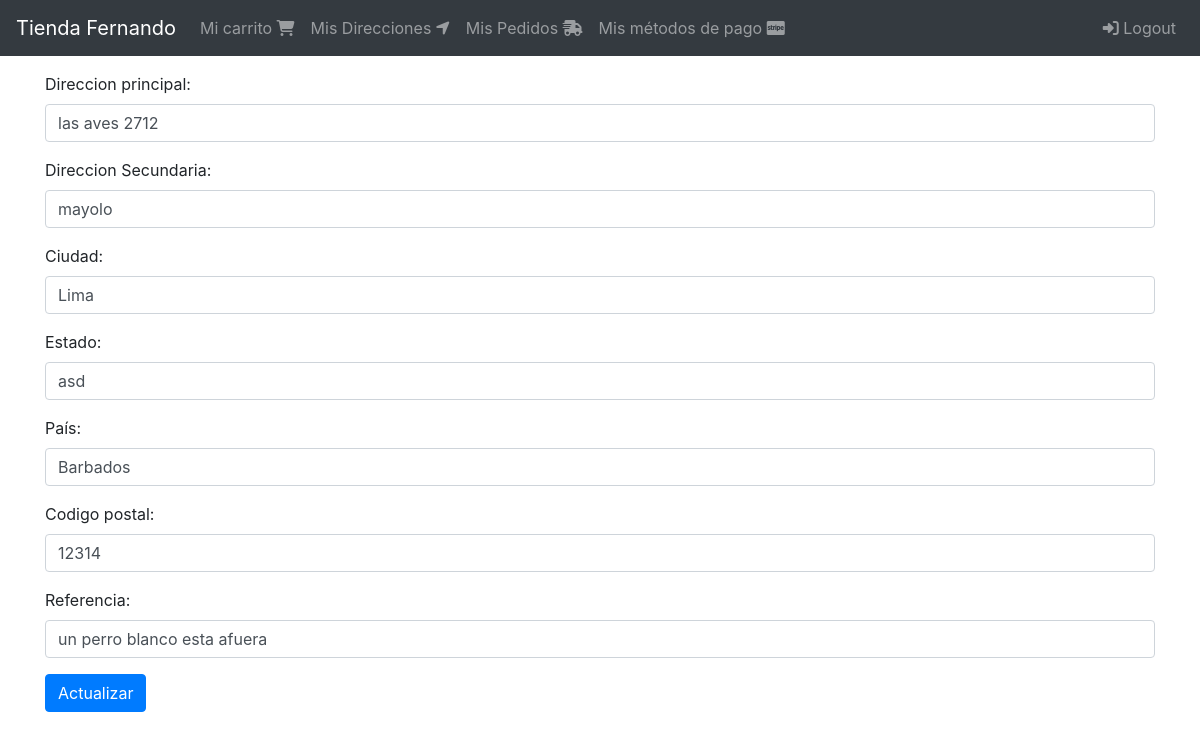
The page /shipping_addresses/editar/11/ (signed in) on the database its author committed.
### shipping_addresses/models.py (models this page shows, shortened)
class ShippingAddress(models.Model):
    user = models.ForeignKey(User,null=False,blank=False,on_delete=models.CASCADE)
    line1 = models.CharField(max_length=200)
    line2 = models.CharField(max_length=200,blank=True)
    city = models.CharField(max_length=100)
    state = models.CharField(max_length=100)
    country = models.CharField(max_length=50)
    reference = models.CharField(max_length=300)
    postal_code = models.CharField(max_length=10,null=False,blank=False)
    default = models.BooleanField(default=False)
    created_at = models.DateTimeField(auto_now_add=True)

### shipping_addresses/views.py (the view, shortened to what this page needs)
# urls.py: path('editar/<int:pk>/',ShippingAddressEditView.as_view(),name='edit-shipping'),
class ShippingAddressEditView(LoginRequiredMixin,UpdateView):
    login_url = 'login'
    template_name = 'shipping_addresses/edit.html'
    model = ShippingAddress
    form_class = ShippingAddressForm
    def dispatch(self, request, *args, **kwargs):
        if request.user.id != self.get_object().user_id:
            redirect('carts:cart')
        return super().dispatch(request, *args, **kwargs)

### templates/shipping_addresses/edit.html
{% extends "base.html" %}
{% block content %}
<div class="col">
    {% include "shipping_addresses/snippets/form.html" with message='Actualizar' %}
</div>
{% endblock content %}

### templates/shipping_addresses/snippets/form.html (shortened to what this page needs)
<div class="mb-5">
<form action="" method="post">{% csrf_token %}
    {% for field in form %}
    <div class="form-group">
        {{field.label_tag}}
        {{field}}
    </div>
    {% endfor %}
    <button type="submit" class="btn btn-primary">{{message}}</button>
</form>
</div>

### rows shown on the page
ShippingAddress: form "las aves 2712" "mayolo" "Lima" "asd" "Barbados" "12314" "un perro blanco esta afuera"

### other values the page prints
{{ field.label_tag }} "Direccion principal:" "Direccion Secundaria:" "Ciudad:" "Estado:" "País:" "Codigo postal:" "Referencia:"
{{ message }} "Actualizar"
